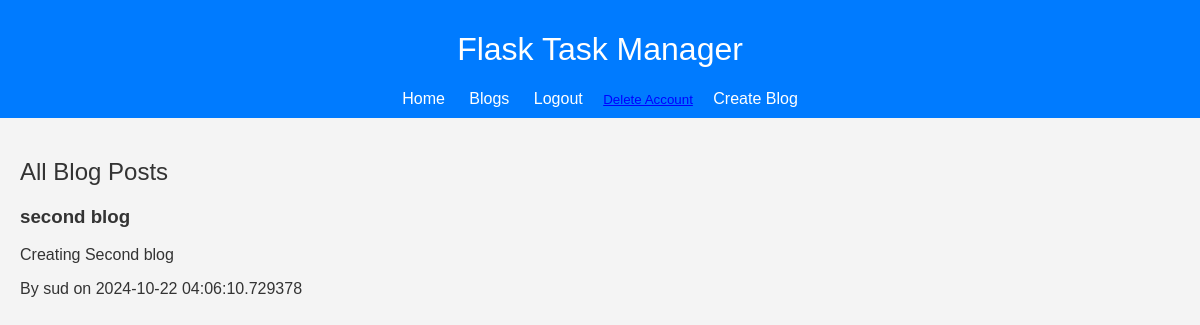
The page /blogs (signed in) on the database as committed earlier.
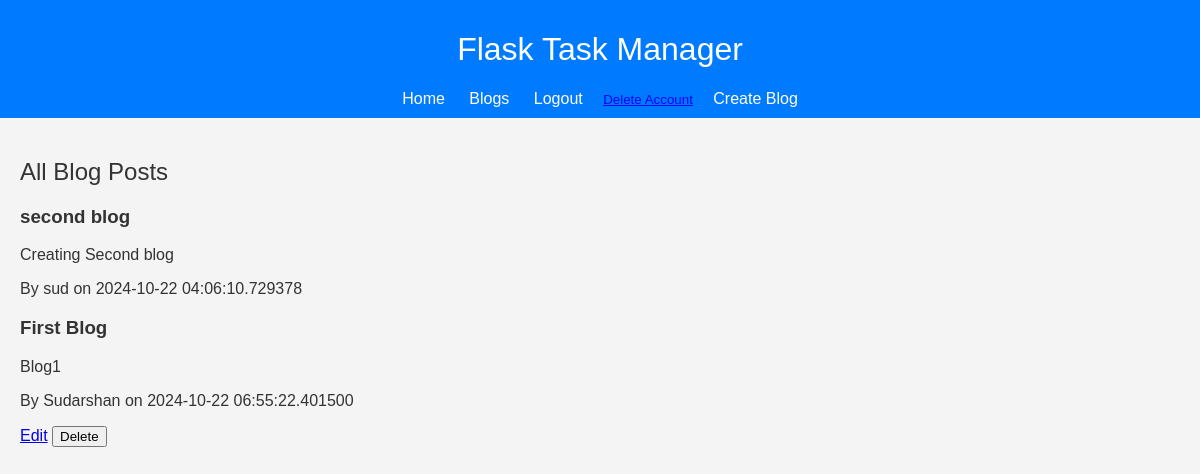
The same page on the database as committed later.
### app/models.py (models this page shows)
class BlogPost(db.Model):
    id = db.Column(db.Integer, primary_key=True)
    title = db.Column(db.String(100), nullable=False)
    content = db.Column(db.Text, nullable=False)
    date_created = db.Column(db.DateTime, default=datetime.utcnow)
    user_id = db.Column(db.Integer, db.ForeignKey('user.id'), nullable=False)
    author = db.relationship('User', backref='posts', lazy=True)

class User(db.Model, UserMixin):
    id = db.Column(db.Integer, primary_key=True)
    username = db.Column(db.String(150), nullable=False, unique=True)
    password = db.Column(db.String(150), nullable=False)
    tasks = db.relationship('Task', backref='author', lazy=True)

### app/routes.py (the view)
@main.route('/blogs')
@login_required
def view_blogs():
    posts = BlogPost.query.all()
    return render_template('view_blogs.html', posts=posts)

### app/__init__.py (called while the page is built)
def create_app():
    app = Flask(__name__)
    app.config['SECRET_KEY'] = 'your_secret_key'
    app.config['SQLALCHEMY_DATABASE_URI'] = 'sqlite:///site.db'
    db.init_app(app)
    api = Api(app)
    from app.routes import main as main_blueprint
    app.register_blueprint(main_blueprint)
    login_manager = LoginManager()
    login_manager.init_app(app)
    login_manager.login_view = 'main.login'
    @login_manager.user_loader
    def load_user(user_id):
        return User.query.get(int(user_id))
    @app.context_processor
    def inject_user():
        return dict(current_user=current_user)
    api.add_resource(TaskResource, '/api/tasks', '/api/tasks/<int:task_id>')
    return app

### app/templates/view_blogs.html (shortened to what this page needs)
{% extends "base.html" %}
{% block content %}
<h2>All Blog Posts</h2>
{% for post in posts %}
    <div>
        <h3>{{ post.title }}</h3>
        <p>{{ post.content }}</p>
        <p>By {{ post.author.username }} on {{ post.date_created }}</p>
        {% if post.author == current_user %}
            <a href="{{ url_for('main.update_blog', post_id=post.id) }}">Edit</a>
            <form action="{{ url_for('main.delete_blog', post_id=post.id) }}" method="POST" style="display:inline;">
                <button type="submit">Delete</button>
            </form>
        {% endif %}
    </div>
{% endfor %}
{% endblock %}

### app/templates/base.html (shortened to what this page needs)
<!DOCTYPE html>
<html lang="en">
<head>
    <link rel="stylesheet" href="{{ url_for('static', filename='css/styles.css') }}">
</head>
<body>
    <header>
        <h1>Flask Task Manager</h1>
        <nav>
            <a href="{{ url_for('main.home') }}">Home</a>
            <a href="{{ url_for('main.view_blogs') }}">Blogs</a>
            {% if current_user.is_authenticated %}
                <a href="{{ url_for('main.logout') }}">Logout</a>
                <form action="{{ url_for('main.delete_account') }}" method="POST" style="display:inline;">
                    <button type="submit" style="background:none; border:none; color:blue; cursor:pointer; text-decoration:underline;">Delete Account</button>
                </form>
                <a href="{{ url_for('main.new_blog') }}">Create Blog</a>
            {% else %}
                <a href="{{ url_for('main.login') }}">Login</a>
                <a href="{{ url_for('main.register') }}">Register</a>
            {% endif %}
        </nav>
    </header>
    <main>
        {% block content %}{% endblock %}
    </main>
</body>
</html>

### app/static/css/styles.css (style rules this page uses)
body { font-family: Arial, sans-serif; background-color: #FFFAF0; color: #333; margin: 0; padding: 0; }
header { background-color: #007bff; color: #fff; padding: 10px 0; text-align: center; }
nav a { color: #ffd700; margin: 0 10px; text-decoration: none; }
main { padding: 20px; }
h1, h2 { font-weight: normal; }
body { font-family: Arial, sans-serif; background-color: #f4f4f4; color: #333; margin: 0; padding: 0; }
nav a { color: #fff; margin: 0 10px; text-decoration: none; }

Rows that differ between the two databases and show on the page:
added BlogPost: title "First Blog", content "Blog1", author.username "Sudarshan", date_created "2024-10-22 06:55:22.401500"
